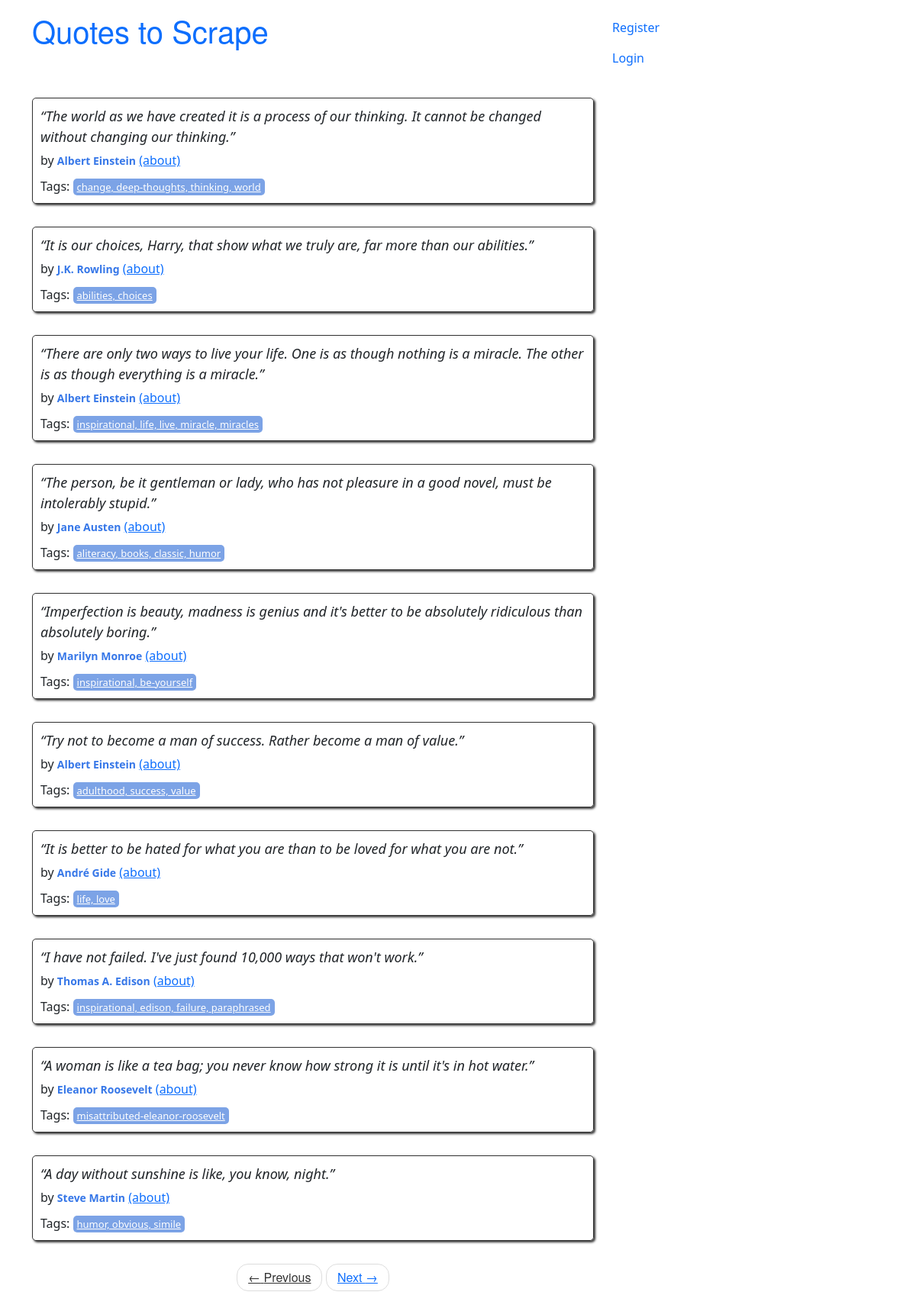
The page / on the database its author committed.
### quotes/models.py (models this page shows, shortened)
class Quote(models.Model):
    quote = models.TextField()
    tags = models.ManyToManyField(Tag)
    author = models.ForeignKey(Author, on_delete=models.CASCADE, default=None, null=True)
    created_at = models.DateTimeField(auto_now_add=True)
    user = models.ForeignKey(User, on_delete=models.CASCADE, default=1)

class Author(models.Model):
    fullname = models.CharField(max_length=50)
    born_date = models.CharField(max_length=50)
    born_location = models.CharField(max_length=150)
    description = models.TextField()
    created_at = models.DateTimeField(auto_now_add=True)
    user = models.ForeignKey(User, on_delete=models.CASCADE, default=1)
    def __str__(self):
        return f"{self.fullname}"

class Tag(models.Model):
    name = models.CharField(max_length=30, null=False, unique=True)
    user = models.ForeignKey(User, on_delete=models.CASCADE, default=1)
    class Meta:
        constraints = [
            models.UniqueConstraint(fields=['user', 'name'], name='tag of username')
        ]
    def __str__(self):
        return f"{self.name}"

### quotes/views.py (the view)
# urls.py: path('', views.main, name='root'),
def main(request, page=1):
    quotes = Quote.objects.all()
    per_page = 10
    paginator = Paginator(list(quotes), per_page)
    quotes_on_page = paginator.page(page)
    return render(request, 'quotes/index.html', context={'quotes': quotes_on_page})

### quotes/templatetags/extract.py (called while the page is built)
def tags(quote_tags):
    return ', '.join([str(name) for name in quote_tags.all()])

### quotes/templates/quotes/index.html
{% extends 'quotes/base.html' %}
{% load extract %}
{% block content %}
<div class="row">
    <div class="col-md-8">
        {% for quote in quotes %}
        <div class="quote" itemscope="" itemtype="http://schema.org/CreativeWork">
                <span class="text" itemprop="text">
                    {{quote.quote}}
                </span>
                <span>by <small class="author" itemprop="author">{{quote.author}}</small>
                        <a href="{% url 'quotes:description_auth' quote.id %}">(about)</a>
                </span>
            <div class="tags">
                Tags:
                <a class="tag" href="/tag">{{quote.tags|tags}}</a>
            </div>
        </div>
        {% endfor%}
        <nav>
            <ul class="pager">
                <li class="previous">
                    <a class="{% if not quotes.has_previous %} disabled {% endif %}"
                       href="{% if quotes.has_previous %} {% url 'quotes:root_paginate' quotes.previous_page_number %} {% else %} # {% endif %}">
                        <span aria-hidden="true">←</span> Previous</a>
                </li>
                <li class="next">
                    <a class="{% if not quotes.has_next %} disabled {% endif %}"
                       href="{% if quotes.has_next %} {% url 'quotes:root_paginate' quotes.next_page_number %} {% else %} # {% endif %}">
                        Next <span aria-hidden="true">→</span></a>
                </li>
            </ul>
        </nav>
    </div>
</div>
{% endblock%}

### quotes/templates/quotes/base.html (shortened to what this page needs)
<!doctype html>
<html lang="en">
<head>
    {% load static %}
    <link rel="stylesheet" href="{% static 'quotes/style.css' %}">
    <link href="https://cdn.jsdelivr.net/npm/bootstrap@5.3.3/dist/css/bootstrap.min.css" rel="stylesheet"
>
</head>
<body>
<div class="container">
    <div class="row header-box pt-3 mb-3">
        <div class="col-md-8">
            <h1>
                <a href="/" style="text-decoration: none">Quotes to Scrape</a>
            </h1>
        </div>
        <div class="col-md-4">
            <div class="navbar-nav">
                <p class="link-primary">
                    <a class="nav-link" href="{% url 'users:signup' %}">Register</a>
                    <a class="nav-link" href="{% url 'users:signin' %}">Login</a>
                </p>
            </div>
        </div>
    </div>
    {% block content %}
    {% endblock %}
</div>
</body>
</html>

### quotes/static/quotes/style.css (style rules this page uses)
.quote { padding: 10px; margin-bottom: 30px; border: 1px solid #333333; border-radius: 5px; box-shadow: 2px 2px 3px #333333; }
.quote span.text { display: block; margin-bottom: 5px; font-size: large; font-style: italic; }
.quote small.author { font-weight: bold; color: #3677E8; }
.quote .tags { margin-top: 10px; }
.tag { padding: 2px 5px; border-radius: 5px; color: white; font-size: small; background-color: #7CA3E6; }
.pager { font-family: "Raleway","Helvetica Neue",Helvetica,Arial,sans-serif; padding-left: 0; margin: 22px 0; list-style: none; text-align: center; }
.pager li { display: inline; }
.pager li>a, .pager li>span { display: inline-block; padding: 5px 14px; background-color: #ffffff; border: 1px solid #dddddd; border-radius: 15px; }
.disabled { color: #333333; cursor: not-allowed; }
h1, .h1, h2, .h2, h3, .h3 { margin-top: 22px; margin-bottom: 11px; }
* { box-sizing: border-box; }
h1, h2, h3, h4, h5, h6, .h1, .h2, .h3, .h4, .h5, .h6 { font-family: "Raleway","Helvetica Neue",Helvetica,Arial,sans-serif; font-weight: bold; line-height: 1.1; color: inherit; }

### rows shown on the page
Quote: quote "“The world as we have created it is a process of our thinking. It cannot be changed without changing our thinking.”", author "Albert Einstein", tags|tags "change, deep-thoughts, thinking, world"
Quote: quote "“It is our choices, Harry, that show what we truly are, far more than our abilities.”", author "J.K. Rowling", tags|tags "abilities, choices"
Quote: quote "“There are only two ways to live your life. One is as though nothing is a miracle. The other is as though everything is a miracle.”", author "Albert Einstein", tags|tags "inspirational, life, live, miracle, miracles"
Quote: quote "“The person, be it gentleman or lady, who has not pleasure in a good novel, must be intolerably stupid.”", author "Jane Austen", tags|tags "aliteracy, books, classic, humor"
Quote: quote "“Imperfection is beauty, madness is genius and it's better to be absolutely ridiculous than absolutely boring.”", author "Marilyn Monroe", tags|tags "inspirational, be-yourself"
Quote: quote "“Try not to become a man of success. Rather become a man of value.”", author "Albert Einstein", tags|tags "adulthood, success, value"
Quote: quote "“It is better to be hated for what you are than to be loved for what you are not.”", author "André Gide", tags|tags "life, love"
Quote: quote "“I have not failed. I've just found 10,000 ways that won't work.”", author "Thomas A. Edison", tags|tags "inspirational, edison, failure, paraphrased"
Quote: quote "“A woman is like a tea bag; you never know how strong it is until it's in hot water.”", author "Eleanor Roosevelt", tags|tags "misattributed-eleanor-roosevelt"
Quote: quote "“A day without sunshine is like, you know, night.”", author "Steve Martin", tags|tags "humor, obvious, simile"
